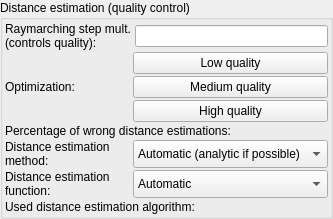
    <widget class="QGroupBox" name="groupBox_distanceEstimation">
     <property name="title">
      <string>Distance estimation (quality control)</string>
     </property>
     <layout class="QVBoxLayout" name="verticalLayout_115">
      <property name="spacing">
       <number>2</number>
      </property>
      <property name="leftMargin">
       <number>2</number>
      </property>
      <property name="topMargin">
       <number>2</number>
      </property>
      <property name="rightMargin">
       <number>2</number>
      </property>
      <property name="bottomMargin">
       <number>2</number>
      </property>
      <item>
       <layout class="QGridLayout" name="gridLayout_70" columnstretch="0,0,0">
        <property name="topMargin">
         <number>0</number>
        </property>
        <property name="spacing">
         <number>2</number>
        </property>
        <item row="2" column="1" colspan="2">
         <widget class="QPushButton" name="pushButton_optimization_MQ">
          <property name="toolTip">
           <string>&lt;html&gt;&lt;head/&gt;&lt;body&gt;&lt;p&gt;Optimize 'Raymarching step multiplier' for medium image quality.&lt;/p&gt;&lt;p&gt;It gives 0.1% of wrong distance estimations (pixels with potential noise)&lt;/p&gt;&lt;/body&gt;&lt;/html&gt;</string>
          </property>
          <property name="text">
           <string>Medium quality</string>
          </property>
         </widget>
        </item>
        <item row="5" column="1" colspan="2">
         <widget class="MyComboBox" name="comboBox_delta_DE_method">
          <property name="sizePolicy">
           <sizepolicy hsizetype="Preferred" vsizetype="Preferred">
            <horstretch>0</horstretch>
            <verstretch>0</verstretch>
           </sizepolicy>
          </property>
          <property name="toolTip">
           <string>&lt;html&gt;&lt;head/&gt;&lt;body&gt;&lt;p&gt;Distance estimation is a method which calculates approximate distance to fractal surface from any point in space.&lt;/p&gt;&lt;p&gt;- Automatic mode uses distance estimation method defined for selected fractal&lt;/p&gt;&lt;p&gt;- Force &amp;quot;Delta DE&amp;quot; method uses  Delta DE algorithm which is slower but works also with untypical fractal configurations&lt;br/&gt;&lt;/p&gt;&lt;/body&gt;&lt;/html&gt;</string>
          </property>
          <item>
           <property name="text">
            <string>Automatic (analytic if possible)</string>
           </property>
          </item>
          <item>
           <property name="text">
            <string>Force &quot;Delta DE&quot; method</string>
           </property>
          </item>
          <item>
           <property name="text">
            <string>Force &quot;Analytic DE&quot; method</string>
           </property>
          </item>
         </widget>
        </item>
        <item row="5" column="0">
         <widget class="QLabel" name="label_291">
          <property name="text">
           <string>Distance estimation
method:</string>
          </property>
         </widget>
        </item>
        <item row="0" column="2">
         <widget class="MyLineEdit" name="logedit_DE_factor">
          <property name="toolTip">
           <string>&lt;html&gt;&lt;head/&gt;&lt;body&gt;&lt;p&gt;This parameter has the biggest influence on overall quality of image and rendering speed.&lt;/p&gt;&lt;p&gt;Higher value gives faster rendering but more noise on image.&lt;/p&gt;&lt;p&gt;When rays are traced, for each step there are estimated distances to the fractal surface. Optimally , the jump distance for every ray-marching step would be equal to the estimated distance. This would produce a small number of steps and good quality. However the distance can be only estimated, so it's not always accurate. It can produce oversteppings which will be visible on the image as random noise.&lt;/p&gt;&lt;p&gt;In some cases you need to adjust  this parameter to find a balance between acceptable image quality and a reasonable rendering time.&lt;/p&gt;&lt;p&gt;&lt;br/&gt;&lt;/p&gt;&lt;table border=&quot;0&quot; style=&quot; margin-top:0px; margin-bottom:0px; margin-left:0px; margin-right:0px;&quot; cellspacing=&quot;2&quot; cellpadding=&quot;0&quot;&gt;&lt;tr&gt;&lt;td&gt;&lt;p&gt;step multiplier = 1.0 (optimal - good quality and fast)&lt;/p&gt;&lt;/td&gt;&lt;td&gt;&lt;p&gt;step multiplier = 5 (visible strong noise on image)&lt;/p&gt;&lt;/td&gt;&lt;/tr&gt;&lt;tr&gt;&lt;td&gt;&lt;p&gt;&lt;img src=&quot;:/tooltips/tooltips_images/image - DE step factor 1.jpg&quot;/&gt;&lt;/p&gt;&lt;/td&gt;&lt;td&gt;&lt;p&gt;&lt;img src=&quot;:/tooltips/tooltips_images/image - DE step factor 4.jpg&quot;/&gt;&lt;/p&gt;&lt;/td&gt;&lt;/tr&gt;&lt;/table&gt;&lt;p&gt;As a quality indicator, the&lt;span style=&quot; font-style:italic;&quot;&gt;Percentage of wrong distance estimations&lt;/span&gt; ( visible in &lt;span style=&quot; font-style:italic;&quot;&gt;Statistics&lt;/span&gt; dock ) can be used . &lt;/p&gt;&lt;p&gt;To optimize this parameter the histograms of iteration count and ray-marching step count,  can be used .&lt;/p&gt;&lt;/body&gt;&lt;/html&gt;</string>
          </property>
         </widget>
        </item>
        <item row="4" column="0" colspan="3">
         <widget class="QLabel" name="label_wrong_DE_percentage">
          <property name="toolTip">
           <string>&lt;html&gt;&lt;head/&gt;&lt;body&gt;&lt;p&gt;Percentage of points on image which are probably calculated wrong.&lt;/p&gt;&lt;p&gt;Higher value usually means more visible noise or artifacts on image.&lt;/p&gt;&lt;/body&gt;&lt;/html&gt;</string>
          </property>
          <property name="text">
           <string>Percentage of wrong distance estimations:</string>
          </property>
         </widget>
        </item>
        <item row="7" column="0" colspan="3">
         <widget class="QLabel" name="label_used_distance_estimation">
          <property name="text">
           <string>Used distance estimation algorithm:</string>
          </property>
         </widget>
        </item>
        <item row="1" column="0" rowspan="3">
         <widget class="QLabel" name="label_292">
          <property name="text">
           <string>Optimization:</string>
          </property>
         </widget>
        </item>
        <item row="0" column="0">
         <widget class="QLabel" name="label_105">
          <property name="text">
           <string>Raymarching step mult.
(controls quality):</string>
          </property>
         </widget>
        </item>
        <item row="6" column="0">
         <widget class="QLabel" name="label_290">
          <property name="text">
           <string>Distance estimation
function:</string>
          </property>
         </widget>
        </item>
        <item row="1" column="1" colspan="2">
         <widget class="QPushButton" name="pushButton_optimization_LQ">
          <property name="toolTip">
           <string>&lt;html&gt;&lt;head/&gt;&lt;body&gt;&lt;p&gt;Optimize 'Raymarching step multiplier' for low image quality and fast rendering&lt;/p&gt;&lt;p&gt;It gives 1% of wrong distance estimations (pixels with potential noise)&lt;/p&gt;&lt;/body&gt;&lt;/html&gt;</string>
          </property>
          <property name="text">
           <string>Low quality</string>
          </property>
         </widget>
        </item>
        <item row="6" column="1" colspan="2">
         <widget class="MyComboBox" name="comboBox_delta_DE_function">
          <property name="enabled">
           <bool>true</bool>
          </property>
          <property name="sizePolicy">
           <sizepolicy hsizetype="Preferred" vsizetype="Preferred">
            <horstretch>0</horstretch>
            <verstretch>0</verstretch>
           </sizepolicy>
          </property>
          <property name="toolTip">
           <string>&lt;html&gt;&lt;head/&gt;&lt;body&gt;&lt;p&gt;Distance estimation function is specific to the fractal formula calculations.&lt;/p&gt;&lt;p&gt;In some fractal fomulas the length of the iteration vector increases exponentially and some in a linear manner.&lt;/p&gt;&lt;p&gt;- Automatic mode - finds the probable best function based on the fractal formulas used.&lt;/p&gt;&lt;p&gt;- Logarithmic - the best for fractals with exponential growth of iteration vector (e.g. Mandelbulb)&lt;/p&gt;&lt;p&gt;- Linear - the best for fractals with linear growth of iteration vector (e.g. Mandelbox, IFS)&lt;/p&gt;&lt;p&gt;- Pseudo Kleinian - linear growth distance estimation function for working with Pseudo Kleinian formulas&lt;/p&gt;&lt;p&gt;- JosKleinian - linear growth distance estimation function for working with JosKleinian formulas&lt;/p&gt;&lt;p&gt;- Custom - distance estimation function where the distance estimation out.distance is calculated entirely in the formula. &lt;/p&gt;&lt;/body&gt;&lt;/html&gt;</string>
          </property>
          <item>
           <property name="text">
            <string>Automatic</string>
           </property>
          </item>
          <item>
           <property name="text">
            <string>Linear</string>
           </property>
          </item>
          <item>
           <property name="text">
            <string>Logarithmic</string>
           </property>
          </item>
          <item>
           <property name="text">
            <string>Pseudo Kleinian</string>
           </property>
          </item>
          <item>
           <property name="text">
            <string>JosKleinian</string>
           </property>
          </item>
          <item>
           <property name="text">
            <string>Custom</string>
           </property>
          </item>
          <item>
           <property name="text">
            <string>MaxAxis</string>
           </property>
          </item>
         </widget>
        </item>
        <item row="3" column="1" colspan="2">
         <widget class="QPushButton" name="pushButton_optimization_HQ">
          <property name="toolTip">
           <string>&lt;html&gt;&lt;head/&gt;&lt;body&gt;&lt;p&gt;Optimize 'Raymarching step multiplier' for high image quality and slow rendering&lt;/p&gt;&lt;p&gt;It gives 0.01% of wrong distance estimations (pixels with potential noise)&lt;/p&gt;&lt;/body&gt;&lt;/html&gt;</string>
          </property>
          <property name="text">
           <string>High quality</string>
          </property>
         </widget>
        </item>
       </layout>
      </item>
     </layout>
    </widget>
